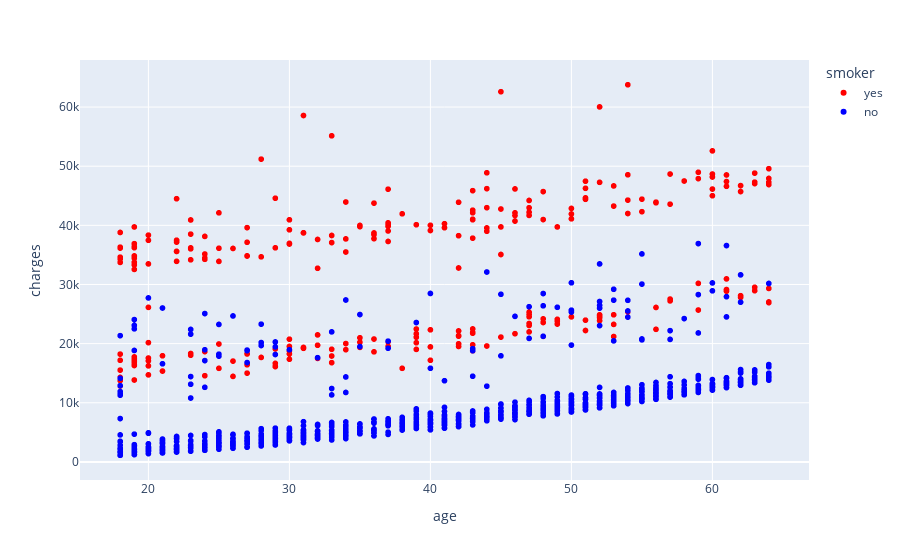

The cell this chart's notebook holds for it:
### Code cell
fig = px.scatter(medical_df , x='age' , y='charges' , color='smoker',color_discrete_sequence=['red', 'blue']);
fig.show()

### Figure 1 — Plotly figure (JSON) as saved in the notebook; plotly's stock layout.template omitted (floating-point values rounded to 4 significant figures; data arrays with more than 128 entries replaced by an {"elided": "..."} marker saying what was removed)
{"data": [{"hovertemplate": "smoker=yes<br>age=%{x}<br>charges=%{y}<extra></extra>", "legendgroup": "yes", "marker": {"color": "red", "symbol": "circle"}, "mode": "markers", "name": "yes", "showlegend": true, "type": "scattergl", "x": {"elided": "274 int values"}, "xaxis": "x", "y": {"elided": "274 float values"}, "yaxis": "y"}, {"hovertemplate": "smoker=no<br>age=%{x}<br>charges=%{y}<extra></extra>", "legendgroup": "no", "marker": {"color": "blue", "symbol": "circle"}, "mode": "markers", "name": "no", "showlegend": true, "type": "scattergl", "x": {"elided": "1064 int values"}, "xaxis": "x", "y": {"elided": "1064 float values"}, "yaxis": "y"}], "layout": {"legend": {"title": {"text": "smoker"}, "tracegroupgap": 0}, "margin": {"t": 60}, "xaxis": {"anchor": "y", "domain": [0, 1], "title": {"text": "age"}}, "yaxis": {"anchor": "x", "domain": [0, 1], "title": {"text": "charges"}}}}
